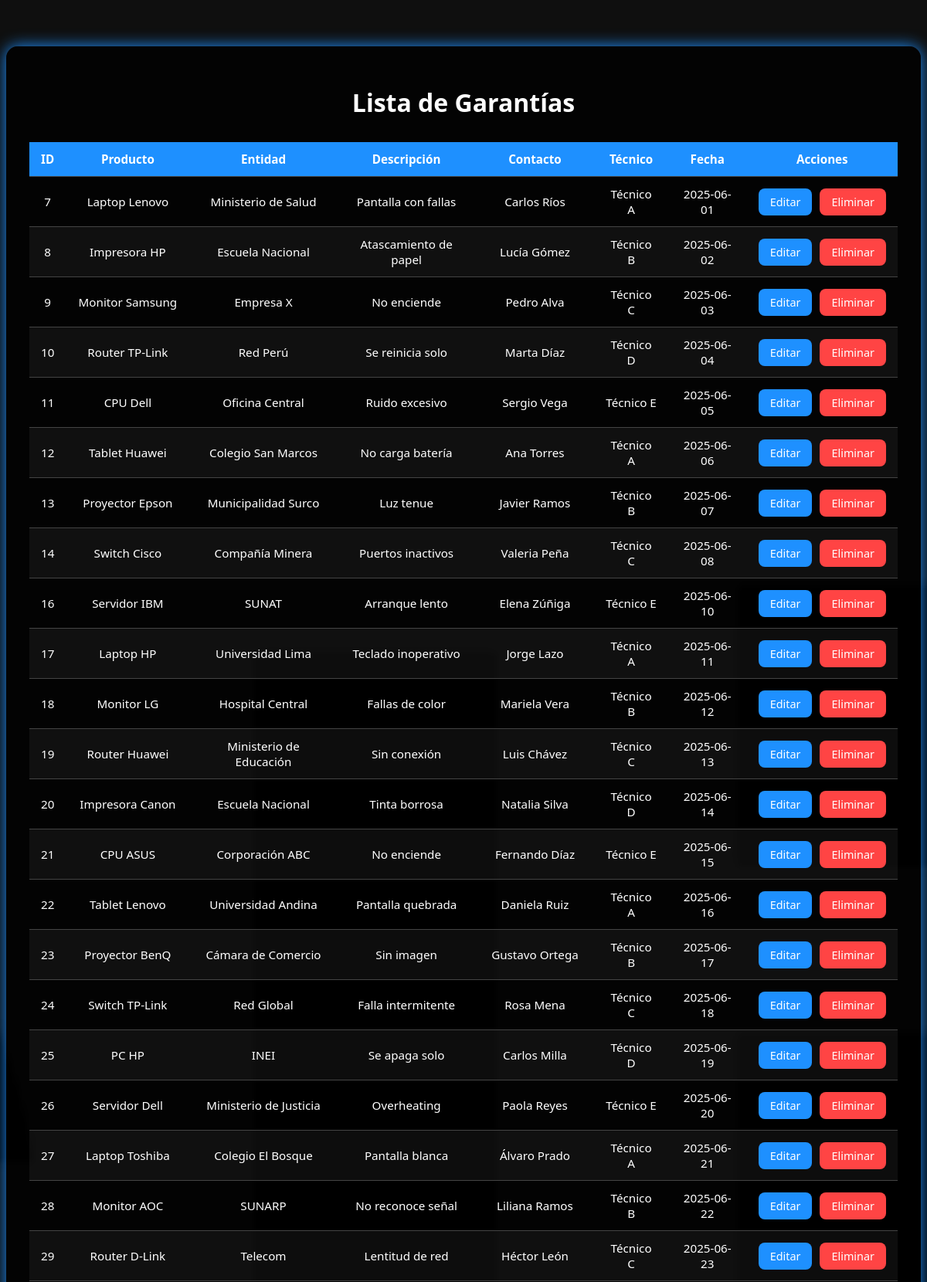
/CLIC_IT/indexclic.php?accion=listar (upper part), run on the app's committed database.
### tables this page shows
CREATE TABLE `garantias_clic` (
  `id` int(11) NOT NULL,
  `producto` varchar(255) DEFAULT NULL,
  `entidad` varchar(255) DEFAULT NULL,
  `descripcion` varchar(255) DEFAULT NULL,
  `contacto` varchar(255) DEFAULT NULL,
  `TecCargo` varchar(255) DEFAULT NULL,
  `fecha` date DEFAULT NULL
);

### CLIC_IT/controlador/garantia_controlador.php (called while the page is built, shortened)
<?php
require_once __DIR__ . '/../modelo/garantia.php';
class GarantiaController {
    private $modelo;
    public function __construct() {
        $this->modelo = new Garantia();
    }
    public function listar() {
        $garantias = $this->modelo->obtenerTodas();
        include __DIR__ . '/../vista/listar.php';
    }
}

### database.php (called while the page is built, shortened)
<?php
class Database {
    public static function conectar() {
        $host = "localhost";
        $user = "root";
        $pass = "";
        $dbname = "garantias_db";
        $conn = new mysqli($host, $user, $pass, $dbname);
        return $conn;
    }
}
?>

### CLIC_IT/modelo/garantia.php (called while the page is built, shortened)
<?php
require_once(__DIR__ . '/../../database.php');
class Garantia {
    private $conn;
    public function __construct() {
        $this->conn = Database::conectar();
    }
    public function obtenerTodas() {
        $sql = "SELECT * FROM garantias_clic";
        $result = $this->conn->query($sql);
        return $result;
    }
}

### CLIC_IT/vista/listar.php (the view, shortened to what this page needs)
<!DOCTYPE html>
<html lang="es">
<head>
    <link rel="stylesheet" href="vista/Css/StylesListar.css">
</head>
<body>
    <div class="containerlis">
        <h1>Lista de Garantías</h1>
        <table>
            <thead>
                <tr>
                    <th>ID</th>
                    <th>Producto</th>
                    <th>Entidad</th>
                    <th>Descripción</th>
                    <th>Contacto</th>
                    <th>Técnico</th>
                    <th>Fecha</th>
                    <th>Acciones</th>
                </tr>
            </thead>
            <tbody>
                <?php foreach ($garantias as $g): ?>
                <tr>
                    <td><?= htmlspecialchars($g['id']) ?></td>
                    <td><?= htmlspecialchars($g['producto']) ?></td>
                    <td><?= htmlspecialchars($g['entidad']) ?></td>
                    <td><?= htmlspecialchars($g['descripcion']) ?></td>
                    <td><?= htmlspecialchars($g['contacto']) ?></td>
                    <td><?= htmlspecialchars($g['TecCargo']) ?></td>
                    <td><?= htmlspecialchars($g['fecha']) ?></td>
                    <td>
                        <div class="acciones">
                            <a class="btn editar" href="indexclic.php?accion=editar&id=<?= $g['id'] ?>">Editar</a>
                            <a class="btn eliminar" href="indexclic.php?accion=eliminar&id=<?= $g['id'] ?>" onclick="return confirm('¿Seguro que deseas eliminar esta garantía?')">Eliminar</a>
                        </div>
                    </td>
                </tr>
                <?php endforeach ?>
            </tbody>
        </table>
    </div>
    <?php include 'footer.php'; ?>
</body>
</html>

### CLIC_IT/vista/Css/StylesListar.css (style rules this page uses)
body { background: #0f0f0f url('../../Img/clic.png') no-repeat center center fixed; background-size: cover; font-family: 'Segoe UI', Tahoma, Geneva, Verdana, sans-serif; color: #ffffff; }
.containerlis { max-width: 95%; margin: 60px auto; background: rgba(0, 0, 0, 0.75); padding: 30px; border-radius: 15px; box-shadow: 0 0 20px #1e90ff; overflow-x: auto; }
.containerlis h1 { text-align: center; margin-bottom: 30px; color: #ffffff; font-size: 2rem; }
table { width: 100%; border-collapse: collapse; color: #fff; font-size: 0.95rem; }
th, td { padding: 12px 15px; text-align: center; border-bottom: 1px solid #444; }
th { background-color: #1e90ff; color: #fff; }
tr:nth-child(even) { background-color: rgba(255, 255, 255, 0.05); }
.acciones { display: flex; justify-content: center; gap: 10px; }
.btn { padding: 8px 15px; border-radius: 8px; text-decoration: none; color: #fff; font-size: 0.9rem; transition: background 0.3s ease, transform 0.2s ease; }
.btn.editar { background-color: #1e90ff; }
.btn.eliminar { background-color: #ff4444; }

### data on the page
garantias_clic: id "7", producto "Laptop Lenovo", entidad "Ministerio de Salud", descripcion "Pantalla con fallas", contacto "Carlos Ríos", TecCargo "Técnico A", fecha "2025-06-01"
garantias_clic: id "8", producto "Impresora HP", entidad "Escuela Nacional", descripcion "Atascamiento de papel", contacto "Lucía Gómez", TecCargo "Técnico B", fecha "2025-06-02"
garantias_clic: id "9", producto "Monitor Samsung", entidad "Empresa X", descripcion "No enciende", contacto "Pedro Alva", TecCargo "Técnico C", fecha "2025-06-03"
garantias_clic: id "10", producto "Router TP-Link", entidad "Red Perú", descripcion "Se reinicia solo", contacto "Marta Díaz", TecCargo "Técnico D", fecha "2025-06-04"
garantias_clic: id "11", producto "CPU Dell", entidad "Oficina Central", descripcion "Ruido excesivo", contacto "Sergio Vega", TecCargo "Técnico E", fecha "2025-06-05"
garantias_clic: id "12", producto "Tablet Huawei", entidad "Colegio San Marcos", descripcion "No carga batería", contacto "Ana Torres", TecCargo "Técnico A", fecha "2025-06-06"
garantias_clic: id "13", producto "Proyector Epson", entidad "Municipalidad Surco", descripcion "Luz tenue", contacto "Javier Ramos", TecCargo "Técnico B", fecha "2025-06-07"
garantias_clic: id "14", producto "Switch Cisco", entidad "Compañía Minera", descripcion "Puertos inactivos", contacto "Valeria Peña", TecCargo "Técnico C", fecha "2025-06-08"
garantias_clic: id "16", producto "Servidor IBM", entidad "SUNAT", descripcion "Arranque lento", contacto "Elena Zúñiga", TecCargo "Técnico E", fecha "2025-06-10"
garantias_clic: id "17", producto "Laptop HP", entidad "Universidad Lima", descripcion "Teclado inoperativo", contacto "Jorge Lazo", TecCargo "Técnico A", fecha "2025-06-11"
garantias_clic: id "18", producto "Monitor LG", entidad "Hospital Central", descripcion "Fallas de color", contacto "Mariela Vera", TecCargo "Técnico B", fecha "2025-06-12"
garantias_clic: id "19", producto "Router Huawei", entidad "Ministerio de Educación", descripcion "Sin conexión", contacto "Luis Chávez", TecCargo "Técnico C", fecha "2025-06-13"
garantias_clic: id "20", producto "Impresora Canon", entidad "Escuela Nacional", descripcion "Tinta borrosa", contacto "Natalia Silva", TecCargo "Técnico D", fecha "2025-06-14"
garantias_clic: id "21", producto "CPU ASUS", entidad "Corporación ABC", descripcion "No enciende", contacto "Fernando Díaz", TecCargo "Técnico E", fecha "2025-06-15"
garantias_clic: id "22", producto "Tablet Lenovo", entidad "Universidad Andina", descripcion "Pantalla quebrada", contacto "Daniela Ruiz", TecCargo "Técnico A", fecha "2025-06-16"
garantias_clic: id "23", producto "Proyector BenQ", entidad "Cámara de Comercio", descripcion "Sin imagen", contacto "Gustavo Ortega", TecCargo "Técnico B", fecha "2025-06-17"
garantias_clic: id "24", producto "Switch TP-Link", entidad "Red Global", descripcion "Falla intermitente", contacto "Rosa Mena", TecCargo "Técnico C", fecha "2025-06-18"
garantias_clic: id "25", producto "PC HP", entidad "INEI", descripcion "Se apaga solo", contacto "Carlos Milla", TecCargo "Técnico D", fecha "2025-06-19"
garantias_clic: id "26", producto "Servidor Dell", entidad "Ministerio de Justicia", descripcion "Overheating", contacto "Paola Reyes", TecCargo "Técnico E", fecha "2025-06-20"
garantias_clic: id "27", producto "Laptop Toshiba", entidad "Colegio El Bosque", descripcion "Pantalla blanca", contacto "Álvaro Prado", TecCargo "Técnico A", fecha "2025-06-21"
garantias_clic: id "28", producto "Monitor AOC", entidad "SUNARP", descripcion "No reconoce señal", contacto "Liliana Ramos", TecCargo "Técnico B", fecha "2025-06-22"
garantias_clic: id "29", producto "Router D-Link", entidad "Telecom", descripcion "Lentitud de red", contacto "Héctor León", TecCargo "Técnico C", fecha "2025-06-23"
